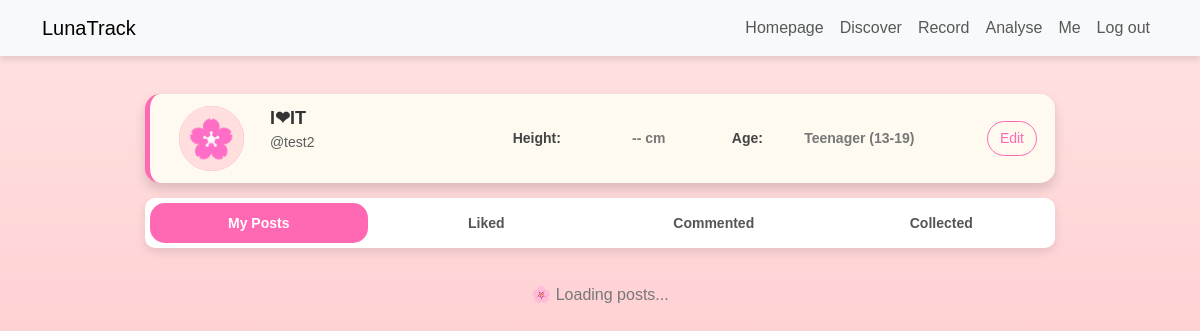
Page /users/me/ (signed in) on the committed database.
### users/models.py (models this page shows, shortened)
class UserProfile(AbstractUser):
    nickname = models.CharField(max_length=50, blank=True, null=True, verbose_name="Nickname", default="Mysterious User")
    avatar = models.ImageField(upload_to="avatars/", default="avatars/default.jpg", blank=True, null=True)
    email = models.EmailField(unique=True)
    height = models.FloatField(blank=True, null=True, verbose_name="Height (cm)")
    AGE_GROUPS = [
        ("teen", "Teenager (13-19)"),
        ("young_adult", "Young Adult (20-35)"),
        ("middle_aged", "Middle-Aged (36-55)"),
        ("senior", "Senior (56+)"),
    ]
    age_group = models.CharField(max_length=15, choices=AGE_GROUPS, blank=True, null=True, verbose_name="Age Group")
    liked_posts = models.ManyToManyField("community.Post", related_name="liked_by", blank=True)
    collected_posts = models.ManyToManyField("community.Post", related_name="collected_by", blank=True)

### users/views.py (the view)
# urls.py: path("me/", me_view, name="me"),
@login_required
def me_view(request):
    user = request.user
    context = {"user": user}
    return render(request, "users/me.html", context)

### users/templates/users/me.html (shortened to what this page needs)
{% extends "base.html" %}
{% load static %}
{% block content %}
<div class="d-flex flex-column align-items-center">
    <div class="profile-card">
        <div class="profile-section avatar-section">
            <div class="avatar-container">
                <img src="{{ user.avatar.url }}" class="profile-avatar">
            </div>
        </div>
        <div class="profile-section info-section">
            <h3 class="nickname">{{ user.nickname|default:user.username }}</h3>
            <p class="text-muted username">@{{ user.username }}</p>
        </div>
        <div class="profile-section stats-section">
            <p class="sub stats-section">
                <span class="label">Height:</span>
                <span class="value">{{ user.height|default:"--" }} cm</span>
            </p>
            <p class="sub stats-section">
                <span class="label">Age:</span>
                <span class="value">{{ user.get_age_group_display|default:"--" }}</span>
            </p>
        </div>
        <div class="profile-section edit-section">
            <button class="btn btn-outline-pink edit-profile">Edit</button>
        </div>
    </div>
    <nav class="post-tabs">
        <button class="tab-btn active" data-target="created">My Posts</button>
        <button class="tab-btn" data-target="liked">Liked</button>
        <button class="tab-btn" data-target="commented">Commented</button>
        <button class="tab-btn" data-target="collected">Collected</button>
    </nav>
    <div class="post-content">
        <p class="empty-posts">🌸 Loading posts...</p>
    </div>
</div>
<link rel="stylesheet" href="{% static 'css/me.css' %}">
{% endblock %}

### static/css/base.css (style rules this page uses)
body { padding-top: 80px; }

### static/css/me.css (style rules this page uses)
html, body { height: 100%; margin: 0; padding: 0; }
body { background: linear-gradient(to bottom, #ffe4e1, #ffb6c1); background-attachment: fixed; font-family: 'Arial', sans-serif; min-height: 100vh; display: flex; flex-direction: column; }
.d-flex { margin-top: 50px; }
.profile-card { display: flex; align-items: center; justify-content: space-between; background: #fffaf0; border-radius: 15px; padding: 12px 18px; box-shadow: 0px 6px 12px rgba(0, 0, 0, 0.15); border-left: 5px solid #ff69b4; margin-bottom: 15px; max-width: 950px; transition: all 0.3s ease-in-out; flex-wrap: wrap; width: 100%; }
.avatar-section { flex: 0 0 10%; display: flex; justify-content: center; align-items: center; }
.avatar-container { width: 65px; height: 65px; border-radius: 50%; overflow: hidden; background: linear-gradient(135deg, #ff9a9e, #ff69b4); display: flex; align-items: center; justify-content: center; }
.profile-avatar { width: 100%; height: 100%; object-fit: cover; }
.value { font-size: 14px; color: #777; }
.info-section { flex: 0 0 25%; text-align: left; padding-left: 15px; }
.nickname { margin-bottom: 3px; font-size: 18px; font-weight: bold; color: #333; }
.username { font-size: 14px; color: #777; }
.stats-section { flex: 1; display: flex; align-items: center; justify-content: space-around; font-size: 14px; text-align: center; flex-wrap: wrap; color: #444; font-weight: bold; }
.sub.stats-section { margin: 5px; }
.profile-section.stats-section { padding-right: 10px; }
.edit-section { flex: 0 0 10%; text-align: right; }
.edit-profile { background: transparent; border: 1px solid #ff69b4; color: #ff69b4; padding: 6px 12px; border-radius: 25px; cursor: pointer; font-size: 14px; transition: all 0.3s ease; }
.post-tabs { display: flex; justify-content: space-around; max-width: 950px; background: white; border-radius: 10px; box-shadow: 0px 4px 10px rgba(0, 0, 0, 0.1); margin-bottom: 15px; overflow: hidden; width: 100%; }
.tab-btn { flex: 1; text-align: center; margin: 5px; min-height: 40px; border: none; cursor: pointer; font-size: 14px; font-weight: bold; background: none; border-radius: 5px; transition: all 0.3s ease; color: #555; white-space: wrap; }
.tab-btn.active { background: #ff69b4; color: white; border-radius: 15px; }
.post-content { width: 100%; margin: 0 auto; }
.empty-posts { text-align: center; font-size: 16px; color: #777; padding: 20px; }

### rows in the picture
UserProfile: avatar (placeholder picture), nickname "I❤IT", username "test2", height "--", age_group "Teenager (13-19)"
